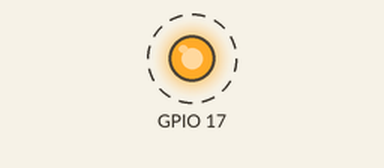
A program run on a simulated Raspberry Pi (BCM pin numbers). On the bench: output pins drawn as LEDs (lit = HIGH). Dashed ring = blinking. What the program prints to the terminal is not drawn.

Above: at 0.2 s.
Timing chart, 0 to 3.0 s (numbered marks = the images above):
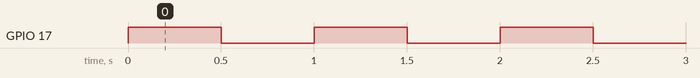

The program:

blink_gpio.py
```python
#!/usr/bin/env python3
"""
用 libgpiod 闪烁 GPIO。
先运行: gpiodetect && gpioinfo
把 CHIP / LINE 改成你的扩展脚。
"""
import time

try:
    import gpiod
except ImportError:
    raise SystemExit("请安装: sudo apt install python3-libgpiod")

# === 按板子修改 ===
CHIP = "gpiochip1"  # 例: gpiochip0 / gpiochip1
LINE = 17           # 该 chip 上的 line offset，不是物理丝印脚号


def main():
    chip = gpiod.Chip(CHIP)
    line = chip.get_line(LINE)
    line.request(consumer="firefly-blink", type=gpiod.LINE_REQ_DIR_OUT)
    print(f"Blinking {CHIP} line {LINE} ... Ctrl+C to stop")
    try:
        while True:
            line.set_value(1)
            time.sleep(0.5)
            line.set_value(0)
            time.sleep(0.5)
    except KeyboardInterrupt:
        line.set_value(0)
        print("\nbye")


if __name__ == "__main__":
    main()
```

Measured:
- by itself, GPIO 17: alternates HIGH for 0.50 s and LOW for 0.50 s
